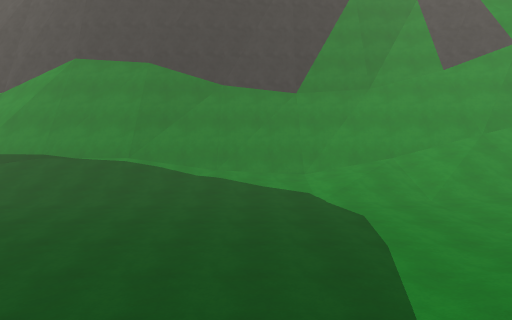
View 1 (above)

14 first-person views from a walk through a scene from a Unity 3-D project. The camera is 1.4 m above the floor, tilts 6° down and sees 75° across. The floor is counted in squares, 2 m on a side. Each view is taken from the middle of a square. On the plan, view 1 faces up. The plan holds only what a view shows up to about 10 squares ahead; the rest is blank. The place goes on beyond the plan. The player character is not drawn.

View 2
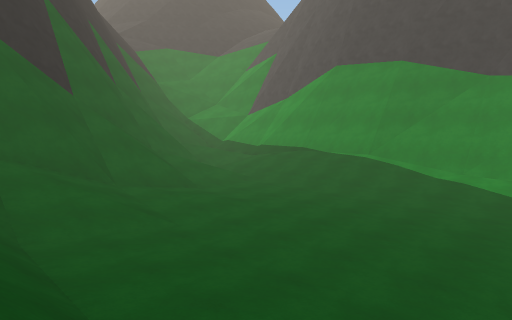

View 3
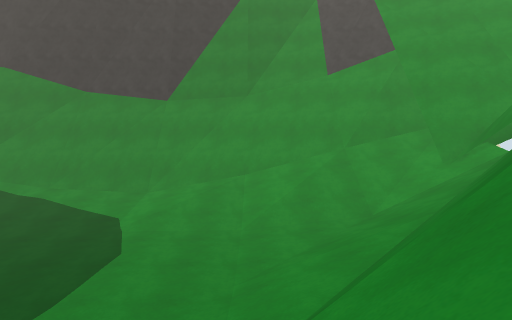

View 4
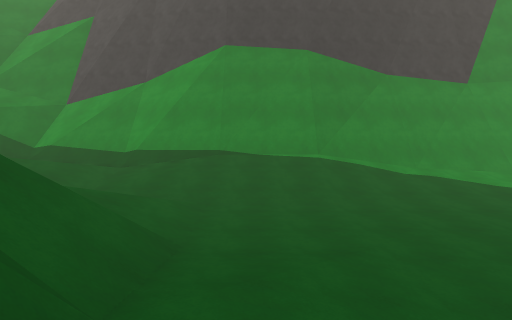

View 5
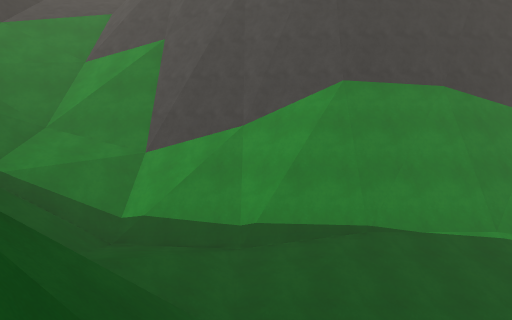

View 6
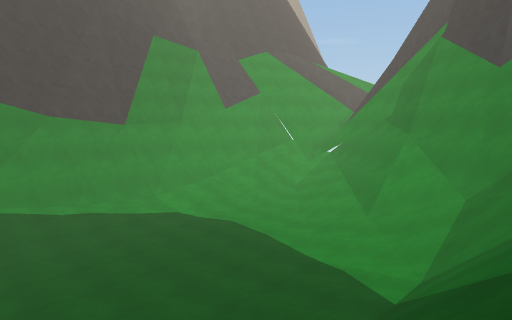

View 7
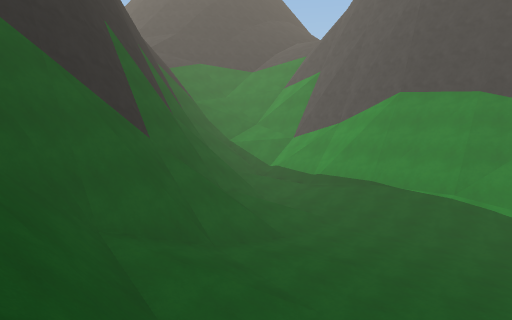

View 8
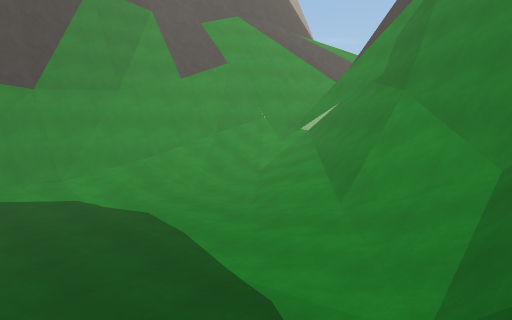

View 9
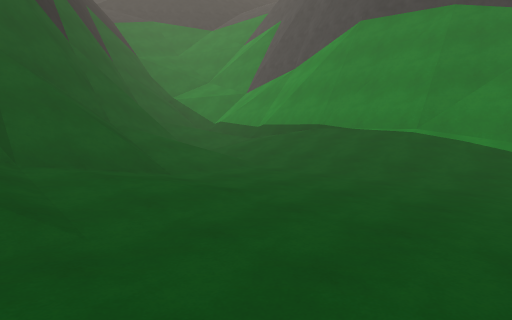

View 10
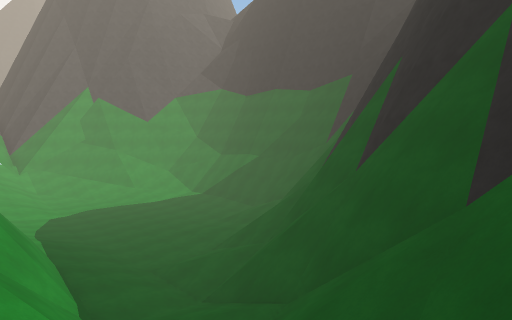

View 11
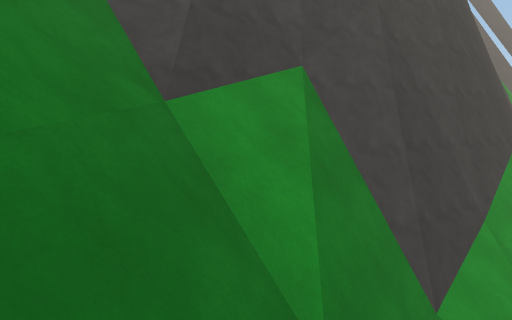

View 12
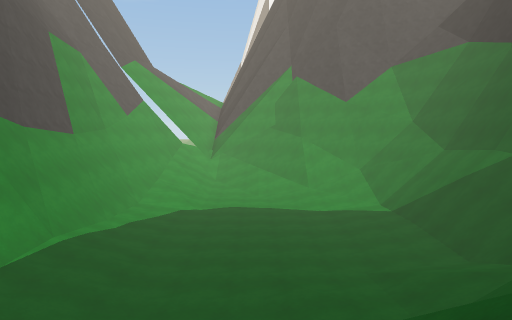

View 13
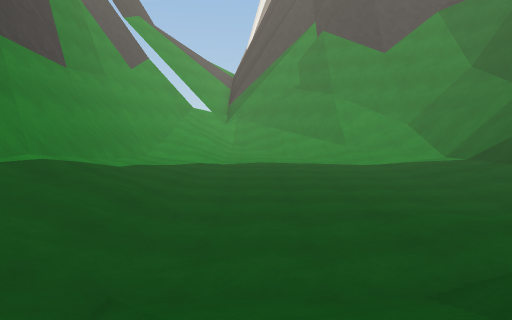

View 14
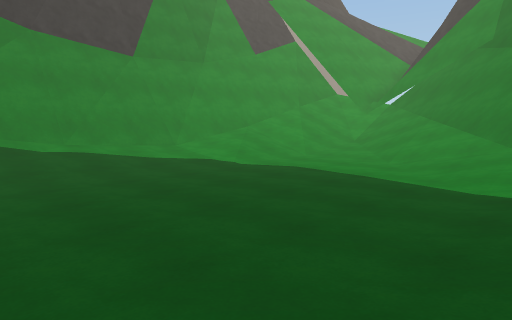

### Floor plan
Key: @ floor where view 1 was taken; # wall or solid block; . main floor; : floor 0.25 m higher than the main floor; + floor 0.5 m higher than the main floor; * floor 1.5 m higher than the main floor; % floor 3.75 m higher than the main floor; & floor 6 m higher than the main floor; $ floor 6.5 m higher than the main floor; / step, stairs or slope; = window, fence, low wall or low ledge; v drop or lower ground.
Columns run from 16 left of view 1 to 10 right of it. Each row starts with its distance up from view 1.
 13 #====###
 12 #=#=#####            ###
 11  ///////##        ####$##vv
 10  //////############/#//###v
  9    /////////////////////%#
  8   #///*/+/////++++//////##
  7   #&////:::.......::////#
  6   ####////:.......:::///#
  5      #/////.........///##
  4      ###///+:......://###
  3        #///+:.....:/=###
  2        ####//::++:+///#
  1          ##//+++++///##
  0           #/////@//###
 -1            ///////##
 -2                ####

Where each view was taken, in squares from view 1:
view 1: 0 up, 0 right, facing up
view 2: 0 up, 1 right, facing up-left
view 3: 1 up, 4 right, facing up
view 4: 1 up, 5 left, facing up
view 5: 3 up, 8 left, facing up
view 6: 1 down, 4 left, facing up-right
view 7: 1 down, 1 left, facing up-left
view 8: 0 up, 1 left, facing up-right
view 9: 2 up, 1 left, facing up-left
view 10: 11 up, 14 left, facing down-right
view 11: 10 up, 15 left, facing up-right
view 12: 5 up, 10 left, facing right
view 13: 6 up, 8 left, facing right
view 14: 2 up, 3 left, facing up-right
